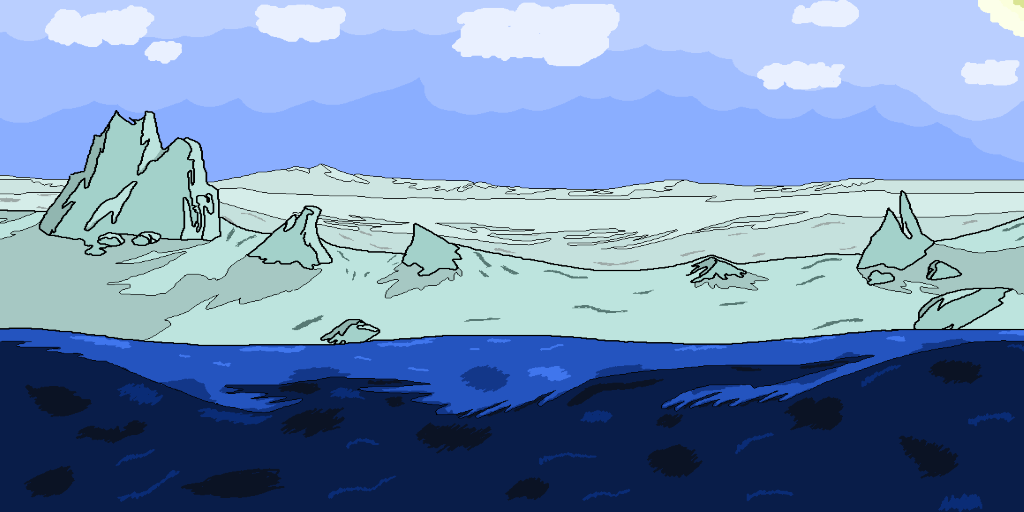

A level layout from a 2D game, rendered from its tile map. Below: a short description, then the map file with tile-grid data replaced by summaries:
An orthogonal 32x16 tile map with 32x32 px tiles, 1 tile layer (Imagen) and 3 objects (3x Casilla).

<map version="1.2" tiledversion="1.2.3" orientation="orthogonal" renderorder="right-down" width="32" height="16" tilewidth="32" tileheight="32" infinite="0" nextlayerid="7" nextobjectid="5">
 <tileset firstgid="1" source="nieve1.tsx" />
 <layer id="1" name="Imagen" width="32" height="16">
  <data>[512 cells, 1 non-empty, 1 distinct tile ids]</data>
 </layer>
 <objectgroup id="5" name="Coordenadas" width="0" height="0">
  <object id="1" name="Casilla1" type="Casilla" x="173" y="250" width="0" height="0">
   <point />
  </object>
  <object id="2" name="Casilla2" type="Casilla" x="467" y="250" width="0" height="0">
   <point />
  </object>
  <object id="3" name="Casilla3" type="Casilla" x="754" y="250" width="0" height="0">
   <point />
  </object>
 </objectgroup>
</map>
